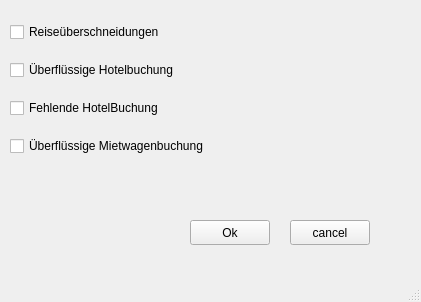
<?xml version="1.0" encoding="UTF-8"?>
<ui version="4.0">
 <class>configurationWindow</class>
 <widget class="QMainWindow" name="configurationWindow">
  <property name="geometry">
   <rect>
    <x>0</x>
    <y>0</y>
    <width>421</width>
    <height>302</height>
   </rect>
  </property>
  <property name="windowTitle">
   <string>MainWindow</string>
  </property>
  <widget class="QWidget" name="centralwidget">
   <widget class="QPushButton" name="pushButton">
    <property name="geometry">
     <rect>
      <x>190</x>
      <y>220</y>
      <width>80</width>
      <height>25</height>
     </rect>
    </property>
    <property name="text">
     <string>Ok</string>
    </property>
   </widget>
   <widget class="QPushButton" name="pushButton_2">
    <property name="geometry">
     <rect>
      <x>290</x>
      <y>220</y>
      <width>80</width>
      <height>25</height>
     </rect>
    </property>
    <property name="text">
     <string>cancel</string>
    </property>
   </widget>
   <widget class="QWidget" name="">
    <property name="geometry">
     <rect>
      <x>10</x>
      <y>10</y>
      <width>261</width>
      <height>161</height>
     </rect>
    </property>
    <layout class="QVBoxLayout" name="verticalLayout">
     <item>
      <widget class="QCheckBox" name="checkBox_Reiseberschneidung">
       <property name="text">
        <string>Reiseüberschneidungen</string>
       </property>
      </widget>
     </item>
     <item>
      <widget class="QCheckBox" name="checkBox_berflssige_Htotelbuchung">
       <property name="text">
        <string>Überflüssige Hotelbuchung</string>
       </property>
      </widget>
     </item>
     <item>
      <widget class="QCheckBox" name="checkBox_fehlende_hotelBuchungen">
       <property name="text">
        <string>Fehlende HotelBuchung</string>
       </property>
      </widget>
     </item>
     <item>
      <widget class="QCheckBox" name="checkBox_uberflssige_mietwagenbuchung">
       <property name="text">
        <string>Überflüssige Mietwagenbuchung</string>
       </property>
      </widget>
     </item>
    </layout>
   </widget>
  </widget>
  <widget class="QMenuBar" name="menubar">
   <property name="geometry">
    <rect>
     <x>0</x>
     <y>0</y>
     <width>421</width>
     <height>25</height>
    </rect>
   </property>
  </widget>
  <widget class="QStatusBar" name="statusbar"/>
 </widget>
 <resources/>
 <connections/>
</ui>
